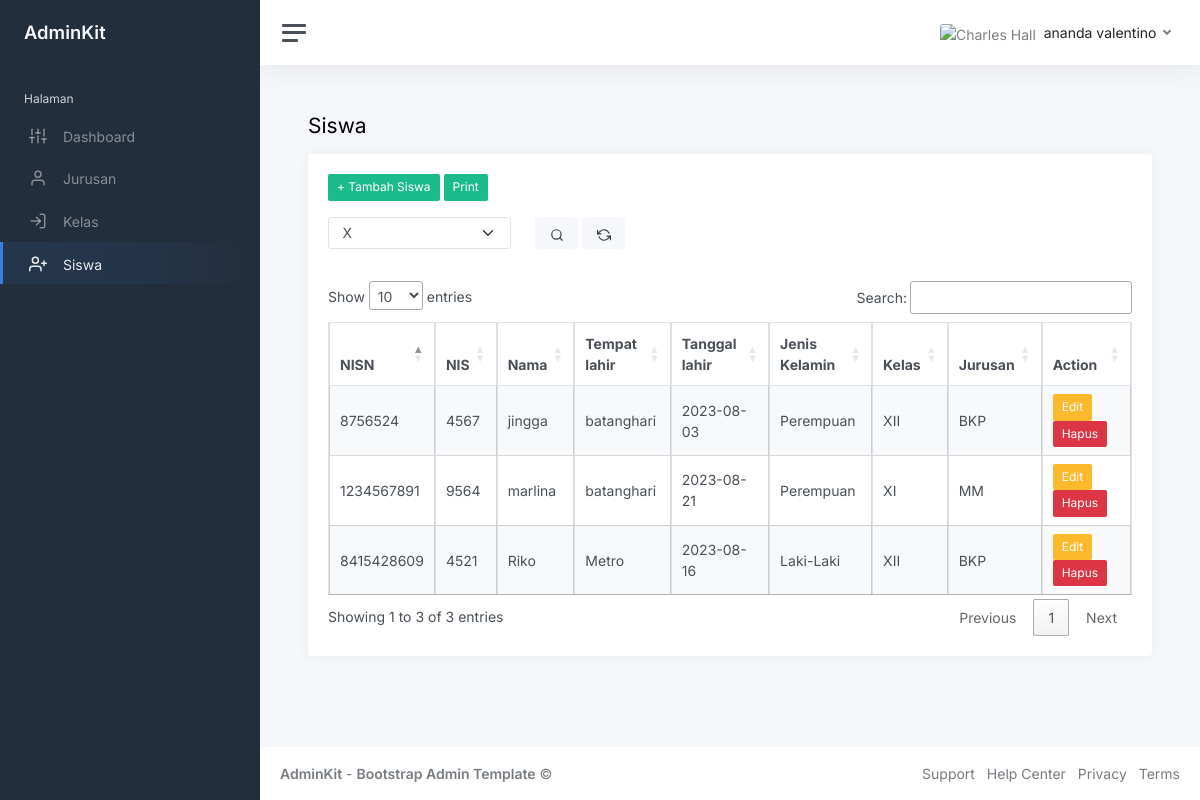
/index.php?page=siswa (signed in), run on the app's committed database.
### tables this page shows
CREATE TABLE `siswa` (
  `nisn` char(10) NOT NULL,
  `nis` char(4) NOT NULL,
  `nama_siswa` varchar(32) NOT NULL,
  `tempat_lahir` varchar(30) NOT NULL,
  `tanggal_lahir` date NOT NULL,
  `jenis_kelamin` varchar(11) NOT NULL,
  `id_kelas` int(11) NOT NULL
);

CREATE TABLE `kelas` (
  `id_kelas` int(11) NOT NULL,
  `id_jurusan` int(11) NOT NULL,
  `nama_kelas` varchar(10) NOT NULL
);

CREATE TABLE `jurusan` (
  `id_jurusan` int(11) NOT NULL,
  `nama_jurusan` varchar(8) NOT NULL
);

### siswa.php (the view, shortened to what this page needs)
<h1 class="h3 mb-3">Siswa</h1>
<div class="row">
	<div class="col-12">
		<div class="card flex-fill">
			<div class="card-body">
				<a href="?page=tambah-siswa" class="btn btn-success btn-sm mb-3">+ Tambah Siswa</a>
				<?php
				if (!empty($_POST['kelas'])) {
				?>
					<a href="cetak-siswa.php?kelas=<?php echo $kelas ?>" class="btn btn-success btn-sm mb-3" target="_blank">Print</a>
				<?php
				} else {
				?>
					<a href="cetak-siswa.php" class="btn btn-success btn-sm mb-3" target="_blank">Print</a>
				<?php
				}
				?>
				<form action="" method="post">
					<div class="row mb-3">
						<div class="col-sm-3">
							<div class="form-group">
								<select name="kelas" class="form-select">
									<option value="X" <?php echo isset($_POST['kelas']) == true ? ($_POST['kelas'] == 'X' ? 'selected' : '') : '' ?>>
										X
									</option>
								</select>
							</div>
						</div>
						<div class="col-sm-3">
							<button class="btn btn-light"><i data-feather="search"></i></button>
							<a href="?page=siswa" class="btn btn-light"><i data-feather="refresh-ccw"></i></a>
						</div>
					</div>
				</form>
				<table class="table table-bordered table-striped table-hover cell-border" id="siswa">
					<thead>
						<tr>
							<th>NISN</th>
							<th>NIS</th>
							<th>Nama</th>
							<th>Tempat lahir</th>
							<th>Tanggal lahir</th>
							<th>Jenis Kelamin</th>
							<th>Kelas</th>
							<th>Jurusan</th>
							<th>Action</th>
						</tr>
					</thead>
					<tbody>
						<?php
						if (isset($_POST['kelas'])) {
							$kelas = $_POST['kelas'];
							$query = mysqli_query($koneksi, "SELECT * FROM siswa INNER JOIN kelas ON siswa.id_kelas=kelas.id_kelas INNER JOIN jurusan ON kelas.id_jurusan=jurusan.id_jurusan WHERE nama_kelas='$kelas'");
						} else {
							$query = mysqli_query($koneksi, "SELECT * FROM siswa INNER JOIN kelas ON siswa.id_kelas=kelas.id_kelas INNER JOIN jurusan ON kelas.id_jurusan=jurusan.id_jurusan");
						}
						while ($data = mysqli_fetch_array($query)) {
						?>
							<tr>
								<td><?php echo $data['nisn'] ?></td>
								<td><?php echo $data['nis'] ?></td>
								<td><?php echo $data['nama_siswa'] ?></td>
								<td><?php echo $data['tempat_lahir'] ?></td>
								<td><?php echo $data['tanggal_lahir'] ?></td>
								<td><?php echo $data['jenis_kelamin'] ?></td>
								<td><?php echo $data['nama_kelas'] ?></td>
								<td><?php echo $data['nama_jurusan'] ?></td>
								<td>
									<a href="?page=edit-siswa&id=<?php echo $data['nisn'] ?>" class="btn btn-warning btn-sm">Edit</a>
									<a href="?page=hapus-siswa&id=<?php echo $data['nisn'] ?>" class="btn btn-danger btn-sm">Hapus</a>
								</td>
							</tr>
						<?php
						}
						?>
					</tbody>
				</table>
			</div>
		</div>
	</div>

### index.php (shortened to what this page needs)
<!DOCTYPE html>
<html lang="en">
<head>
	<link rel="stylesheet" href="https://cdnjs.cloudflare.com/ajax/libs/twitter-bootstrap/4.5.2/css/bootstrap.min.css" />
		<?php
		$page = isset($_GET['page']) ? $_GET['page'] : 'Dashboard';
		?>
	<link rel="stylesheet" href="https://cdn.datatables.net/1.13.6/css/jquery.dataTables.min.css">
	<link href="css/app.css" rel="stylesheet">
</head>
<body>
	<div class="wrapper">
		<nav id="sidebar" class="sidebar js-sidebar">
			<div class="sidebar-content js-simplebar">
				<a class="sidebar-brand" href="index.php">
          <span class="align-middle">AdminKit</span>
        </a>
				<ul class="sidebar-nav">
					<li class="sidebar-header">
						Halaman
					</li>
					<li class="sidebar-item <?php echo(empty($_GET['page']) ? 'active' : '') ?>">
						<a class="sidebar-link" href="index.php">
              <i class="align-middle" data-feather="sliders"></i> <span class="align-middle">Dashboard</span>
            </a>
					</li>
					<li class="sidebar-item <?php echo($page == 'jurusan' || $page == 'tambah-jurusan' || $page == 'edit-jurusan' ? 'active' : '') ?>">
						<a class="sidebar-link" href="?page=jurusan">
              <i class="align-middle" data-feather="user"></i> <span class="align-middle">Jurusan</span>
            </a>
					</li>
					<li class="sidebar-item <?php echo($page == 'kelas' || $page == 'tambah-kelas' || $page == 'edit-kelas' ? 'active' : '') ?>">
						<a class="sidebar-link" href="?page=Kelas">
              <i class="align-middle" data-feather="log-in"></i> <span class="align-middle">Kelas</span>
            </a>
					</li>
					<li class="sidebar-item <?php echo($page == 'siswa' || $page == 'tambah-siswa' || $page == 'edit-siswa' ? 'active' : '') ?>">
						<a class="sidebar-link" href="?page=siswa">
              <i class="align-middle" data-feather="user-plus"></i> <span class="align-middle">Siswa</span>
            </a>
					</li>
				</ul>
			</div>
		</nav>
		<div class="main">
			<nav class="navbar navbar-expand navbar-light navbar-bg">
				<a class="sidebar-toggle js-sidebar-toggle">
          <i class="hamburger align-self-center"></i>
        </a>
				<div class="navbar-collapse collapse">
					<ul class="navbar-nav navbar-align">
						<li class="nav-item dropdown">
							<a class="nav-link dropdown-toggle d-none d-sm-inline-block" href="#" data-bs-toggle="dropdown">
                <img src="foto/<?php echo $_SESSION['user']['foto'] ?>" class="avatar img-fluid rounded me-1" alt="Charles Hall" /> <span class="text-dark"><?php echo $_SESSION['user']['nama_lengkap'] ?></span>
              </a>
						</li>
					</ul>
				</div>
			</nav>
			<main class="content">
				<div class="container-fluid p-0">
                    <?php
					$page = isset($_GET['page']) ?$_GET['page'] : 'home';
					include $page . ".php";
					?>
				</div>
			</main>
			<footer class="footer">
				<div class="container-fluid">
					<div class="row text-muted">
						<div class="col-6 text-start">
							<p class="mb-0">
								<a class="text-muted" href="https://adminkit.io/" target="_blank"><strong>AdminKit</strong></a> - <a class="text-muted" href="https://adminkit.io/" target="_blank"><strong>Bootstrap Admin Template</strong></a>								&copy;
							</p>
						</div>
						<div class="col-6 text-end">
							<ul class="list-inline">
								<li class="list-inline-item">
									<a class="text-muted" href="https://adminkit.io/" target="_blank">Support</a>
								</li>
								<li class="list-inline-item">
									<a class="text-muted" href="https://adminkit.io/" target="_blank">Help Center</a>
								</li>
								<li class="list-inline-item">
									<a class="text-muted" href="https://adminkit.io/" target="_blank">Privacy</a>
								</li>
								<li class="list-inline-item">
									<a class="text-muted" href="https://adminkit.io/" target="_blank">Terms</a>
								</li>
							</ul>
						</div>
					</div>
				</div>
			</footer>
		</div>
	</div>
</body>
</html>

### data on the page
siswa: nisn "1234567891", nis "9564", nama_siswa "marlina", tempat_lahir "batanghari", tanggal_lahir "2023-08-21", jenis_kelamin "Perempuan", id_kelas.nama_kelas "XI", jurusan.nama_jurusan "MM"
siswa: nisn "8415428609", nis "4521", nama_siswa "Riko", tempat_lahir "Metro", tanggal_lahir "2023-08-16", jenis_kelamin "Laki-Laki", id_kelas.nama_kelas "XII", jurusan.nama_jurusan "BKP"
siswa: nisn "8756524", nis "4567", nama_siswa "jingga", tempat_lahir "batanghari", tanggal_lahir "2023-08-03", jenis_kelamin "Perempuan", id_kelas.nama_kelas "XII", jurusan.nama_jurusan "BKP"

### other printed values
$_SESSION['user']['nama_lengkap'] "ananda valentino"
